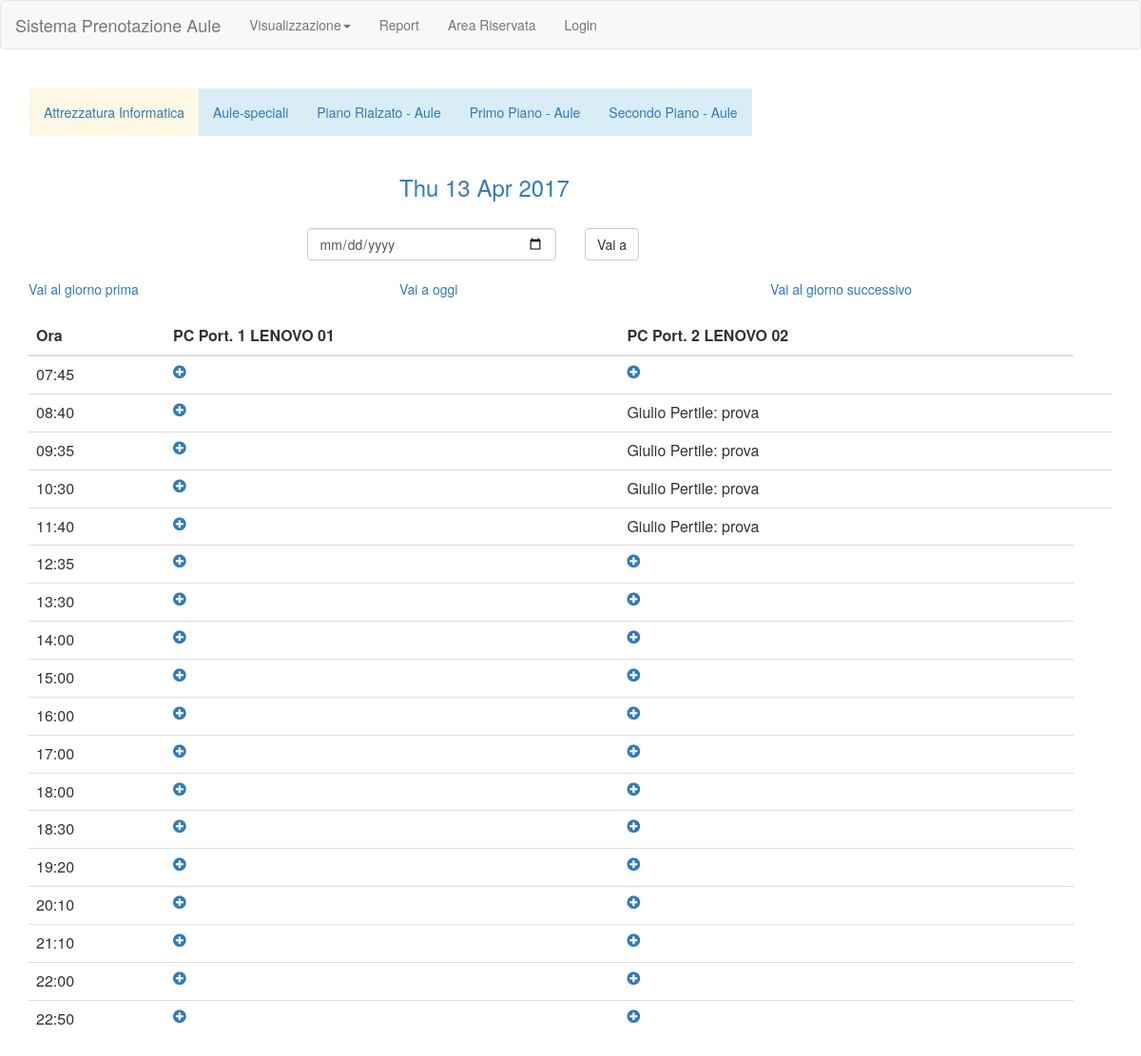
The page / on the database its author committed.
### tables this page shows
CREATE TABLE `aula` (
  `numero` int(11) NOT NULL,
  `nome` varchar(20) NOT NULL,
  `descrizione` varchar(50) DEFAULT NULL,
  `type` enum('Attrezzatura Informatica','Aule speciali','Piano Rialzato','Primo Piano','Secondo Piano') NOT NULL
);

CREATE TABLE `prenotazioni` (
  `utente` varchar(20) NOT NULL,
  `aula` int(11) NOT NULL,
  `dettagli` varchar(50) NOT NULL,
  `inizio` varchar(20) NOT NULL,
  `fine` varchar(20) NOT NULL,
  `attiva` enum('si','no') NOT NULL DEFAULT 'no'
);

CREATE TABLE `utenti` (
  `username` varchar(20) NOT NULL,
  `password` varchar(20) NOT NULL,
  `admin` enum('si','no') NOT NULL DEFAULT 'no',
  `nome` varchar(20) NOT NULL,
  `attivo` enum('si','no') NOT NULL DEFAULT 'no'
);

### script/sql.php (called while the page is built, shortened)
<?php
$hours = array("07:45", "08:40", "09:35", "10:30",
    "11:40", "12:35", "13:30", "14:00",
    "15:00", "16:00", "17:00", "18:00",
    "18:30", "19:20", "20:10", "21:10",
    "22:00", "22:50", "23:40");
function init()
{
    $servername = "localhost";
    $username = "root";
    $password = "";
    $dbname = "aule";
    $conn = new mysqli($servername, $username, $password, $dbname);
    return $conn;
}
function bookings($inizio, $fine, $type)
{
    $sql = "SELECT *
			FROM prenotazioni p inner join aula a on p.aula=a.numero
			inner join utenti u on p.utente=u.username
			where a.type=? and p.inizio>=? and p.fine<=?";
    $conn = init();
    $result = null;
    if ($stmt = $conn->prepare($sql)) {
        $stmt->bind_param("sss", $type, $inizio, $fine);
        $stmt->execute();
        $result = $stmt->get_result();
    }
    return $result;
}
function rooms()
{
    $sql = "SELECT *
			FROM aula";
    $conn = init();
    $result = null;
    if ($stmt = $conn->prepare($sql)) {
        $stmt->execute();
        $result = $stmt->get_result();
    }
    return $result;
}
?>

### index.php (the view, shortened to what this page needs)
<?php
include("script/recursive.php");
$tipo = "Attrezzatura Informatica";
$inizio = date("Y-m-d") . " 00:00:01";
$fine = date("Y-m-d") . " 23:23:59";
$date = date("D d M Y");
?>
<html>
<head>
</head>
<body>
<br>
<div class="container navbar ">
    <ul class="nav navbar-nav list-group-item-info">
        <li class="<?php if ($tipo == "Attrezzatura Informatica") echo "alert-warning"; ?>"><a
                    href="index?tipo=Attrezzatura%20Informatica">Attrezzatura Informatica</a></li>
        <li class="<?php if ($tipo == "Aule speciali") echo "alert-warning"; ?>"><a href="index?tipo=Aule%20speciali">Aule-speciali</a>
        </li>
        <li class="<?php if ($tipo == "Piano Rialzato") echo "alert-warning"; ?>"><a href="index?tipo=Piano%20Rialzato">Piano
                Rialzato - Aule</a></li>
        <li class="<?php if ($tipo == "Primo Piano") echo "alert-warning"; ?>"><a href="index?tipo=Primo%20Piano">Primo
                Piano - Aule</a></li>
        <li class="<?php if ($tipo == "Secondo Piano") echo "alert-warning"; ?>"><a href="index?tipo=Secondo%20Piano">Secondo
                Piano - Aule</a></li>
    </ul>
</div>
<div class="container">
    <div class="row">
        <div class="col-sm-4">
        </div>
        <div class="col-sm-4">
            <a href="#"><h3><?php echo $date ?></h3></a>
        </div>
        <div class="col-sm-4">
        </div>
    </div>
    <br>
    <div class="row">
        <div class="col-sm-3">
        </div>
        <form action="index">
            <div class="col-sm-3">
                <input type="date" name="date" class="form-control">
            </div>
            <div class="col-sm-3">
                <input type="submit" class="btn btn-default" value="Vai a">
            </div>
        </form>
        <div class="col-sm-3">
        </div>
    </div>
    <br>
    <div class="row">
        <div class="col-sm-4">
            <a href="index?date=<?php echo date('Y-m-d', strtotime($date . ' -1 day')); ?>">Vai al giorno prima</a>
        </div>
        <div class="col-sm-4">
            <a href="index?date=<?php echo date("Y-m-d"); ?>">Vai a oggi</a>
        </div>
        <div class="col-sm-4">
            <a href="index?date=<?php echo date('Y-m-d', strtotime($date . ' +1 day')); ?>">Vai al giorno successivo</a>
        </div>
    </div>
</div>
<br>
<div class="container">
    <div class="table-responsive">
        <table class="table">
            <thead>
            <tr>
                <th>Ora</th>
                <?php
                $rooms = array();
                $result = rooms();
                if (isset($result) && $result != null) {
                    while ($row = $result->fetch_assoc()) {
                        if ($row["type"] == $tipo) {
                            echo "<th>" . $row["nome"] . "</th>";
                            array_push($rooms, $row["numero"]);
                        }
                    }
                }
                ?>
            </tr>
            </thead>
            <tbody>
            <?php
            $bookings = array();
            $result = bookings($inizio, $fine, $tipo);
            if (isset($result) && $result != null) {
                while ($row = $result->fetch_assoc()) {
                    if ($row["attiva"] == "si")
                        array_push($bookings, $row);
                }
            }
            foreach ($hours as $key => $hour) {
                if ($key + 1 >= count($hours)) continue;
                echo "<tr>";
                echo "<td>" . $hour . "</td>";
                foreach ($rooms as $room) {
                    $null = true;
                    foreach ($bookings as $book) {
                        if ($room == $book['aula'])
                            if (date("H:i", strtotime($book['inizio'])) <= $hour && date("H:i", strtotime($book['fine'])) >= $hours[$key + 1]) {
                                echo "<td>" . $book['nome'] . ": " . $book['dettagli'] . "<td>";
                                $null = false;
                            }
                    }
                    if ($null)
                        echo "<td><a href='book?inizio=" . $hour . "&fine=" . $hours[$key + 1] . "&data=" . date("Y-m-d", strtotime($inizio)) . "&aula=" . $room . "'><i class='fa fa-plus-circle' aria-hidden='true'></i></a></td>";
                }
                echo "</tr>";
            }
            ?>
            </tbody>
        </table>
    </div>
</div>
</body>
</html>

### rows shown on the page
aula: nome "PC Port. 1 LENOVO 01"
aula: nome "PC Port. 2 LENOVO 02"
prenotazioni: utenti.nome "Giulio Pertile", dettagli "prova"

### other values the page prints
$user "Area Riservata"
$log "Login"
$date "Thu 13 Apr 2017"
$hour "07:45"
$hour "08:40"
$hour "09:35"
$hour "10:30"
$hour "11:40"
$hour "12:35"
$hour "13:30"
$hour "14:00"
$hour "15:00"
$hour "16:00"
$hour "17:00"
$hour "18:00"
